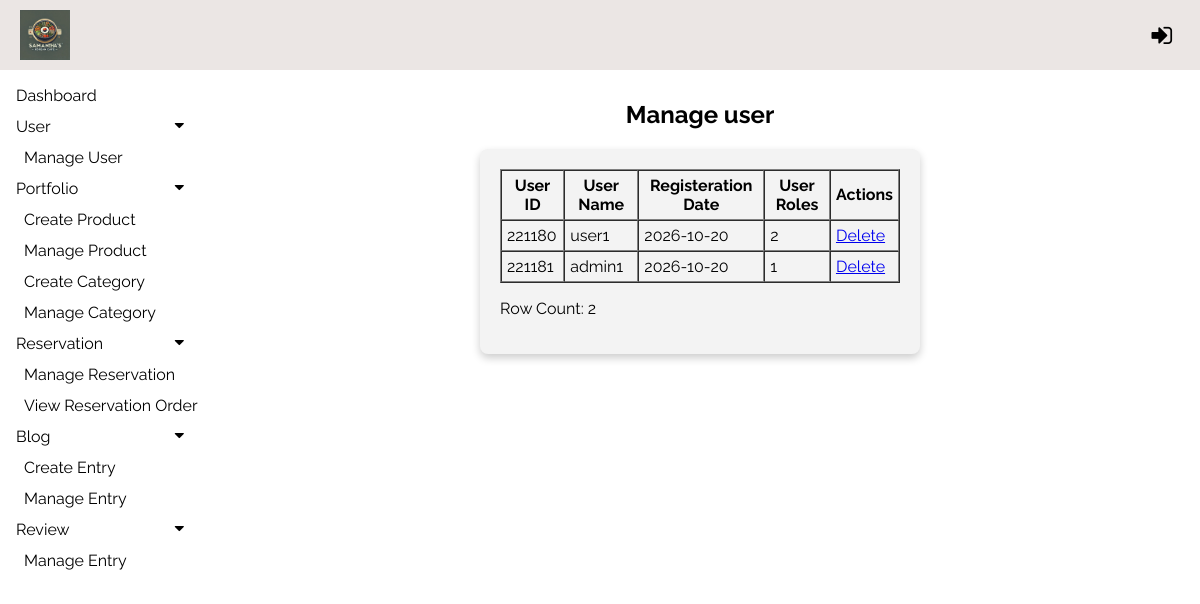
The app's page /ppms/admin/modules/user/userList.php with its own data.
### tables this page shows
CREATE TABLE `user` (
  `userID` int(11) NOT NULL,
  `userName` varchar(100) NOT NULL,
  `userPwd` varchar(255) NOT NULL,
  `userEmail` varchar(100) NOT NULL,
  `regDate` date NOT NULL DEFAULT current_timestamp(),
  `userRoles` int(2) NOT NULL DEFAULT 2 COMMENT '1 - System Admin, 2 - Normal User'
);

### ppms/admin/modules/user/userList.php (the view, shortened to what this page needs)
<?php
include("../../../config/config.php");
?>
<!DOCTYPE html>
<html lang="en">
<head>
    <link rel="stylesheet" href="https://cdnjs.cloudflare.com/ajax/libs/font-awesome/4.7.0/css/font-awesome.min.css">
    <link rel="stylesheet" type="text/css" href="../../css/admin.css">
</head>
<body>
<header>
<div class="topNav">
        <img src="<?php echo ADMIN_BASE_URL; ?>/img/logo.jpeg" alt="Logo">
        <?php if (isset($_SESSION["UID"])) { ?>
            <span>Welcome, <b><?php echo $_SESSION["userName"]; ?></b></span>
            <a href="<?php echo ADMIN_BASE_URL; ?>userAuth/logout.php" class="logout-button" title="Logout">
                <i class="fa fa-sign-out" style="font-size:24px;" alt="Logout"></i>
            </a>
        <?php } else { ?>
            <a href="javascript:void(0);" onclick="openLoginPopup()" class="login-button">
                <i class="fa fa-sign-in" style="font-size:24px;" title="Login"></i>
            </a>
        <?php } ?>
    </div>
</header>
    <?php
    include '../../includes/sideNav.php';
    ?>
    <div class="main">
        <h2 style="text-align: center;">Manage user</h2>
        <div class="rowform">
            <?php
            $sql_user = "SELECT u.userID, u.userName, u.regDate, u.userRoles
            FROM user u
            ORDER BY u.userID ASC";
            $result = mysqli_query($conn, $sql_user);
            $rowcount = mysqli_num_rows($result);
            if ($rowcount > 0) {
                echo "<table border='1' cellpadding='5' cellspacing='0' width='100%'>";
                echo "<tr>";
                echo "<th>User ID</th>";
                echo "<th>User Name</th>";
                echo "<th>Registeration Date</th>";
                echo "<th>User Roles</th>";
                echo "<th>Actions</th>";
                echo "</tr>";
                while ($row = mysqli_fetch_assoc($result)) {
                    echo "<tr>";
                    echo "<td>" . htmlspecialchars($row["userID"]) . "</td>";
                    echo "<td>" . htmlspecialchars($row["userName"]) . "</td>";
                    echo "<td>" . htmlspecialchars($row["regDate"]) . "</td>";
                    echo "<td>" . htmlspecialchars($row["userRoles"]) . "</td>";
                    echo "<td>";
                    echo "<a href='deleteuser.php?id=" . urlencode($row["userID"]) . "' onclick='return confirm(\"Are you sure you want to delete this user?\");'>Delete</a>";
                    echo "</td>";
                    echo "</tr>";
                }
                echo "</table>";
                echo "<p>Row Count: $rowcount</p>";
            } else {
                echo "<p>No results found.</p>";
            }
            echo '</div>';
            echo '</div>';
            ?>
            <p><a href="<?php echo ADMIN_BASE_URL; ?>">Admin Page</a></p>
            </body>
</html>

### ppms/admin/css/admin.css (style rules this page uses)
body { font-family: "Raleway", sans-serif; margin: 0; padding: 0; background-color: white; }
.topNav { display: flex; justify-content: space-between; align-items: center; background-color:#ebe6e4; color: black; padding: 10px 20px; position: fixed; top: 0; left: 0; width: 100%; z-index: 2; box-sizing: border-box; }
.topNav img { height: 50px; }
.topNav a { color: black; text-decoration: none; font-size: 16px; display: flex; align-items: center; }
.topNav .fa { margin-right: 8px; }
.main { margin-top: 70px; margin-left: 200px; padding: 10px 10px; }
.rowform { max-width: 400px; padding: 20px; background-color: #f3f3f3; border-radius: 8px; box-shadow: 0 4px 8px rgba(0, 0, 0, 0.2); margin: auto; }

### records on screen
user: userID "221180", userName "user1", regDate "2026-10-20", userRoles "2"
user: userID "221181", userName "admin1", regDate "2026-10-20", userRoles "1"

### other values on screen
$rowcount "2"
